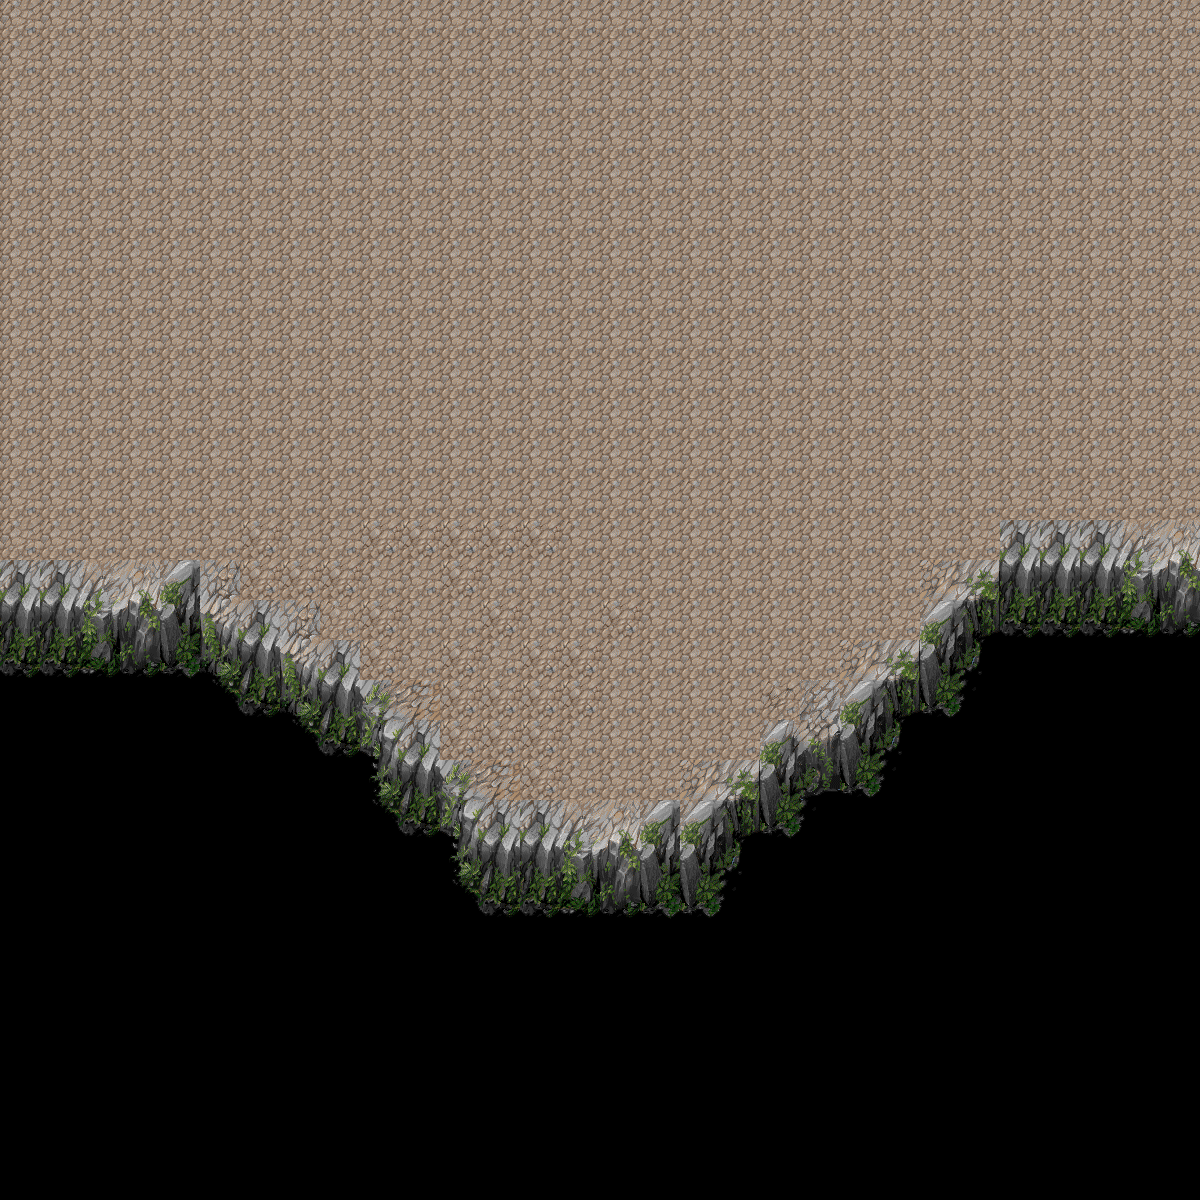

The image is a tile-based game level rendered from a .tmx file. Its description and source (layers, tilesets, objects; grid data summarised) follow:
An orthogonal 30x30 tile map with 40x40 px tiles, 1 tile layer (Tile Layer 1), 2 tilesets and 11 objects (exit).

<map version="1.0" orientation="orthogonal" width="30" height="30" tilewidth="40" tileheight="40">
 <tileset firstgid="1" name="tile2" tilewidth="40" tileheight="40">
  <image source="tile2.png" width="320" height="280" />
 </tileset>
 <tileset firstgid="57" name="tile3" tilewidth="40" tileheight="40">
  <image source="tile3.png" width="320" height="400" />
 </tileset>
 <layer name="Tile Layer 1" width="30" height="30">
  <data>[900 cells, 583 non-empty, 46 distinct tile ids]</data>
 </layer>
 <objectgroup name="areas" width="30" height="30">
  <object name="exit" x="0" y="44" width="1202" height="38" />
 </objectgroup>
 <objectgroup name="obstacles" width="30" height="30">
  <object x="-14" y="592" width="212" height="166" />
  <object x="172" y="620" width="114" height="174" />
  <object x="258" y="678" width="116" height="176" />
  <object x="352" y="760" width="108" height="148" />
  <object x="446" y="808" width="300" height="124" />
  <object x="738" y="770" width="248" height="112" />
  <object x="792" y="726" width="258" height="62" />
  <object x="852" y="672" width="276" height="90" />
  <object x="984" y="558" width="236" height="172" />
  <object x="920" y="612" width="88" height="74" />
 </objectgroup>
</map>
